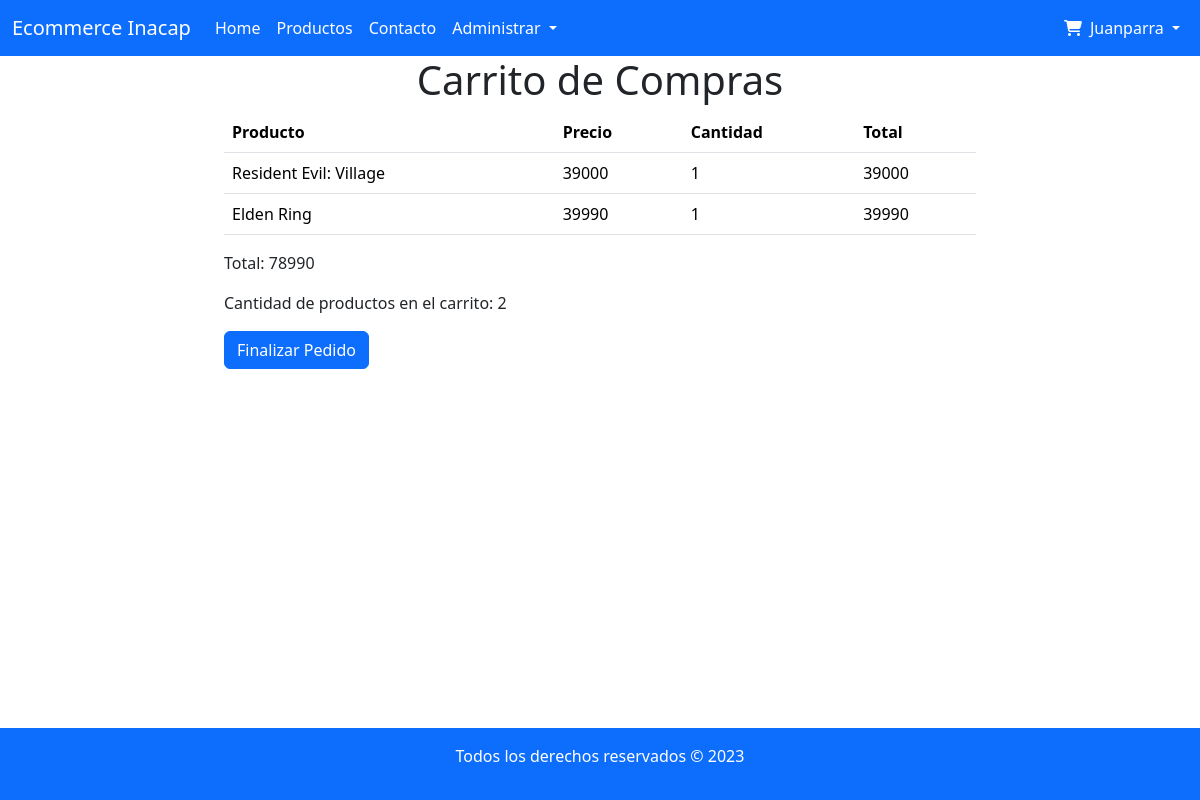
Page /view_cart/ (signed in) on the committed database.
### aplicacion/models.py (models this page shows, shortened)
class Product(models.Model):
    name = models.CharField(max_length=100)
    description = models.TextField(blank=True)
    platform = models.CharField(max_length=50)
    price = models.PositiveIntegerField()
    quantity = models.PositiveIntegerField()
    image = models.TextField(blank=True)

class Cart(models.Model):
    user = models.ForeignKey(User, on_delete=models.CASCADE)
    products = models.ManyToManyField(Product,through='ItemCart')

### aplicacion/views.py (the view)
# urls.py: path('view_cart/', views.viewCart, name='viewcart'),
def viewCart(request):
    cart = Cart.objects.get(user=request.user)
    items = ItemCart.objects.filter(cart=cart)
    products_info = []
    total_price = 0
    for item in items:
        product_info = {
            'name': item.product.name,
            'price': item.product.price,
            'quantity_in_cart': item.quantity,
        }
        product_info['total'] = product_info['price'] * product_info['quantity_in_cart']
        total_price += product_info['total']
        products_info.append(product_info)
    return render(request, 'cart/view_cart.html', {'cart': cart, 'products_info': products_info, 'total_price': total_price})

### aplicacion/templates/cart/view_cart.html (shortened to what this page needs)
{% extends "layouts/layout.html" %}
{% block contenido-principal %}
<h1 style="text-align: center;">Carrito de Compras</h1>
{% if products_info %}
  <div class="container">
    <table class="table">
      <thead>
        <tr>
          <th>Producto</th>
          <th>Precio</th>
          <th>Cantidad</th>
          <th>Total</th>
        </tr>
      </thead>
      <tbody>
        {% for product_info in products_info %}
          <tr>
            <td>{{ product_info.name }}</td>
            <td>{{ product_info.price }}</td>
            <td>{{ product_info.quantity_in_cart }}</td>
            <td>{{ product_info.total }}</td>
          </tr>
        {% endfor %}
      </tbody>
    </table>
    <p>Total: {{ total_price }}</p>
    <p>Cantidad de productos en el carrito: {{ cart.products.count }}</p>
    <form method="POST" action="{% url "checkout" %}">
      <button type="submit" class="btn btn-primary">Finalizar Pedido</button>
    </form>
  </div>
{% else %}
  <p>Su carrito está vacío.</p>
{% endif %}
{% endblock contenido-principal %}

### aplicacion/templates/layouts/layout.html (shortened to what this page needs)
{% load static %}
<!DOCTYPE html>
<html lang="en">
<head>
    <link href="https://cdn.jsdelivr.net/npm/bootstrap@5.3.2/dist/css/bootstrap.min.css" rel="stylesheet"
>
</head>
<body>
    <nav class="navbar navbar-expand-lg navbar-primary bg-primary">
        <div class="container-fluid">
            <a class="navbar-brand text-white" href="{% url 'index' %}">Ecommerce Inacap</a>
            <div class="collapse navbar-collapse" id="navbarNavAltMarkup">
                <div class="navbar-nav">
                    <a class="nav-link active text-white" aria-current="page" href="{% url 'index' %}">Home</a>
                    <a class="nav-link text-white" href="{% url 'products' %}">Productos</a>
                    <a class="nav-link text-white" href="{% url 'form' %}">Contacto</a>
                    {% if user.is_authenticated and user.is_staff %}
                    <div class="nav-item dropdown">
                        <a class="nav-link dropdown-toggle text-white" href="#" id="productDropdown" role="button"
                            data-bs-toggle="dropdown" aria-haspopup="true" aria-expanded="false">
                            Administrar
                        </a>
                        {% endif %}
                    </div>
                </div>
            </div>
            <a href="{% url "viewcart" %}"><i class="fas fa-shopping-cart text-white"></i></a>
            <div class="navbar-nav ms-auto">
                {% if user.is_authenticated %}
                    <div class="nav-item dropdown">
                        <a class="nav-link dropdown-toggle text-white" href="#" id="userDropdown" role="button"
                            data-bs-toggle="dropdown" aria-haspopup="true" aria-expanded="false">
                            {{ user.username }}
                        </a>
                    </div>
                {% else %}
                    <a class="nav-link text-white" href="{% url "signin" %}">Iniciar Sesión</a>
                    <a class="nav-link text-white" href="{% url "register" %}">Crear Cuenta</a>
                {% endif %}
            </div>
        </div>
    </nav>
    <main>
        <div class="container-fluid">
            <div class="row justify-content-center">
                <div class="col-md-8">
                    {% block contenido-principal %}
                    {% endblock contenido-principal %}
                </div>
            </div>
        </div>
    </main>
    <footer class="bg-primary text-white text-center p-3">
        <p>Todos los derechos reservados &copy; 2023</p>
    </footer>
</body>
</html>

### aplicacion/templates/layouts/layout.html (style rules this page uses)
body { display: flex; flex-direction: column; min-height: 100vh; }
main { flex: 1; }

### rows in the picture
Product: name "Resident Evil: Village"
Product: name "Elden Ring"
Cart: products.count "2"

### other values in the picture
{{ user.username }} "Juanparra"
{{ product_info.price }} "39000" "39990"
{{ product_info.quantity_in_cart }} "1" "1"
{{ product_info.total }} "39000" "39990"
{{ total_price }} "78990"
